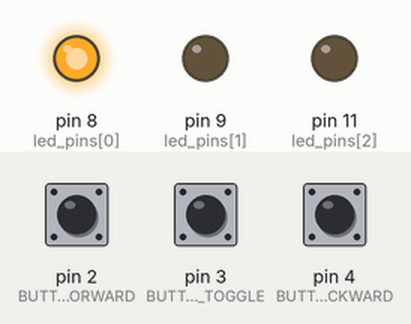
This sketch was run on a simulated Arduino Uno, built with avr-gcc and run on an emulated ATmega328P. Shown: output pins drawn as LEDs (lit = HIGH). Dashed ring = blinking. Inputs (shaded band) come from the test bench; at power-on: pin 3 (BUTTON_PIN_TOGGLE) LOW, pin 4 (BUTTON_PIN_BACKWARD) LOW, pin 2 (BUTTON_PIN_FORWARD) LOW.

Above: at 2.8 s.
2.9 s: pin 3 (BUTTON_PIN_TOGGLE) pulled HIGH for 0.15 s
At 5.0 s:
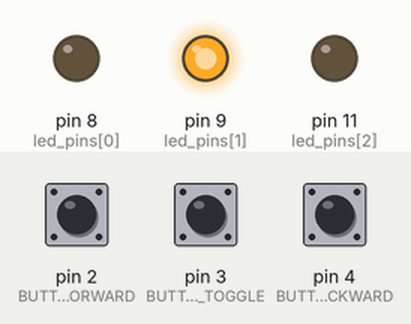
5.9 s: pin 3 (BUTTON_PIN_TOGGLE) pulled HIGH for 1 s
At 8.5 s:
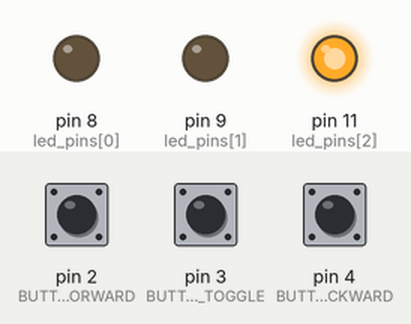
8.9 s: pin 4 (BUTTON_PIN_BACKWARD) pulled HIGH for 0.15 s
At 9.39 s:
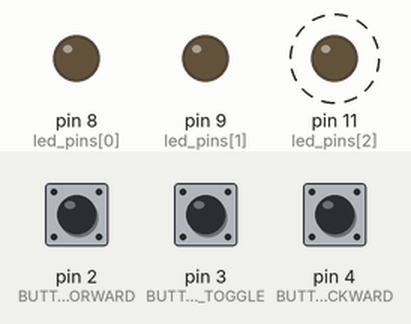
11.3 s: pin 3 (BUTTON_PIN_TOGGLE) pulled HIGH for 3.2 s
At 11.79 s:
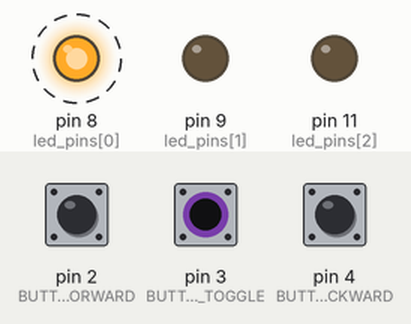
Timing chart, 0 to 14.3 s (numbered marks = the images above; inputs shaded):
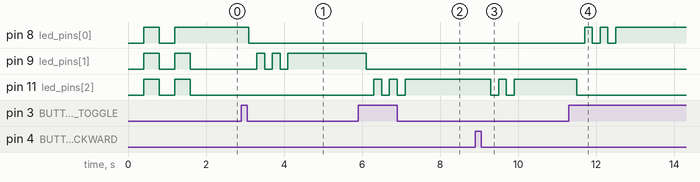

The sketch:

POC1.ino
```cpp
#define BUTTON_PIN_FORWARD 2
#define BUTTON_PIN_TOGGLE 3
#define BUTTON_PIN_BACKWARD 4

const int led_pins[] = { 8, 9, 11 };

int mode;  // 0 is green, 1 is white, 2 is red

const long interval = 200;  // interval at which to blink LED

struct BlinkState {
  uint8_t ledPin;
  uint8_t blinkCount;
  uint8_t currentBlink;
  unsigned long previousMillis;
  bool isOn;
  bool active;  // Indicates if flashing is currently active
};

BlinkState blinkState = { 0, 0, 0, 0, false, false };

// Previous button states
bool lastStateForward = LOW;
bool lastStateBackward = LOW;
bool lastStateToggle = LOW;

void setup() {
  // Set pin modes
  for (int i = 0; i < sizeof(led_pins) / sizeof(led_pins[0]); i++) {
    pinMode(led_pins[i], OUTPUT);
  }
  pinMode(BUTTON_PIN_FORWARD, INPUT);
  pinMode(BUTTON_PIN_BACKWARD, INPUT);
  pinMode(BUTTON_PIN_TOGGLE, INPUT);

  mode = 0;

  // Flash leds on startup
  flashAllLEDs(2, interval * 2);
}

void loop() {
  toggleModes();

  directionalBtnPress(BUTTON_PIN_FORWARD, lastStateForward);
  directionalBtnPress(BUTTON_PIN_BACKWARD, lastStateBackward);

  // Turn off all LEDs except the current one
  for (int i = 0; i < sizeof(led_pins) / sizeof(led_pins[0]); i++) {
    if (i != mode) {
      digitalWrite(led_pins[i], LOW);
    }
  }

  updateLED();
}

void flashAllLEDs(uint8_t n, long interval) {
  for (int i = 0; i < n; i++) {
    // Turn off all LEDs
    for (int j = 0; j < sizeof(led_pins) / sizeof(led_pins[0]); j++) {
      digitalWrite(led_pins[j], LOW);
    }
    delay(interval);  // Wait for 'interval' time

    // Turn on all LEDs
    for (int j = 0; j < sizeof(led_pins) / sizeof(led_pins[0]); j++) {
      digitalWrite(led_pins[j], HIGH);
    }
    delay(interval);  // Wait for 'interval' time
  }
}

void startFlashing(uint8_t led_pin, uint8_t n) {
  blinkState.ledPin = led_pin;
  blinkState.blinkCount = n;
  blinkState.currentBlink = 0;
  blinkState.previousMillis = millis();
  blinkState.isOn = false;
  blinkState.active = true;  // Set active to true to start flashing
}

// this function will be called every loop() itiration to verify the status of the LED and check if it needs to be updated or not.
void updateLED() {
  // Handle LED flashing
  if (blinkState.active) {
    unsigned long currentMillis = millis();
    if (currentMillis - blinkState.previousMillis >= interval) {
      // Save the last time LED was updated
      blinkState.previousMillis = currentMillis;

      // Toggle LED state
      blinkState.isOn = !blinkState.isOn;
      digitalWrite(blinkState.ledPin, blinkState.isOn ? HIGH : LOW);

      // Check if we need to stop flashing
      if (blinkState.isOn && blinkState.currentBlink <= blinkState.blinkCount) {
        blinkState.currentBlink++;
      } else if (!blinkState.isOn && blinkState.currentBlink > blinkState.blinkCount) {
        // Reset after finishing the flash
        blinkState.active = false;
        digitalWrite(blinkState.ledPin, HIGH);  // Ensure LED is turned on at the end
      }
    }
  }
}

void toggleModes() {
  if (checkBtn(BUTTON_PIN_TOGGLE) && lastStateToggle == LOW) {
    mode = ++mode % 3;  // The magic number 3 is the number of modes
    delay(200);
    startFlashing(led_pins[mode], 2); // Setting to 2 will flash LED 3 times because the state of the next LED will be off by default.
  }
  // Update last state
  lastStateToggle = checkBtn(BUTTON_PIN_TOGGLE);
}

bool checkBtn(uint8_t btn_pin) {
  return digitalRead(btn_pin) == HIGH;
}

void directionalBtnPress(uint8_t pin, bool &lastState) {
  bool currentState = checkBtn(pin);

  if (currentState && lastState == LOW) {             // Check for rising edge
    uint8_t n = (pin == BUTTON_PIN_FORWARD) ? 1 : 2;  // If forward is pressed flash LED once, if backward flash twice
    startFlashing(led_pins[mode], n);
  }

  // Update last state
  lastState = currentState;
}
```

Measured:
- after the input at 2.9 s, pin 8 (led_pins[0]): HIGH → LOW after 0.20 s; pin 9 (led_pins[1]): alternates HIGH for 0.20 s and LOW for 0.20 s, 5 changes in all, then stays HIGH, starting after 0.40 s
- after the input at 5.9 s, pin 9 (led_pins[1]): HIGH → LOW after 0.20 s; pin 11 (led_pins[2]): alternates HIGH for 0.20 s and LOW for 0.20 s, 5 changes in all, then stays HIGH, starting after 0.40 s
- after the input at 8.9 s, pin 11 (led_pins[2]): alternates HIGH for 0.20 s and LOW for 0.20 s, 4 changes in all, then stays HIGH, starting after 0.40 s
- after the input at 11.3 s, pin 8 (led_pins[0]): alternates HIGH for 0.20 s and LOW for 0.20 s, 5 changes in all, then stays HIGH, starting after 0.40 s; pin 11 (led_pins[2]): HIGH → LOW after 0.20 s
